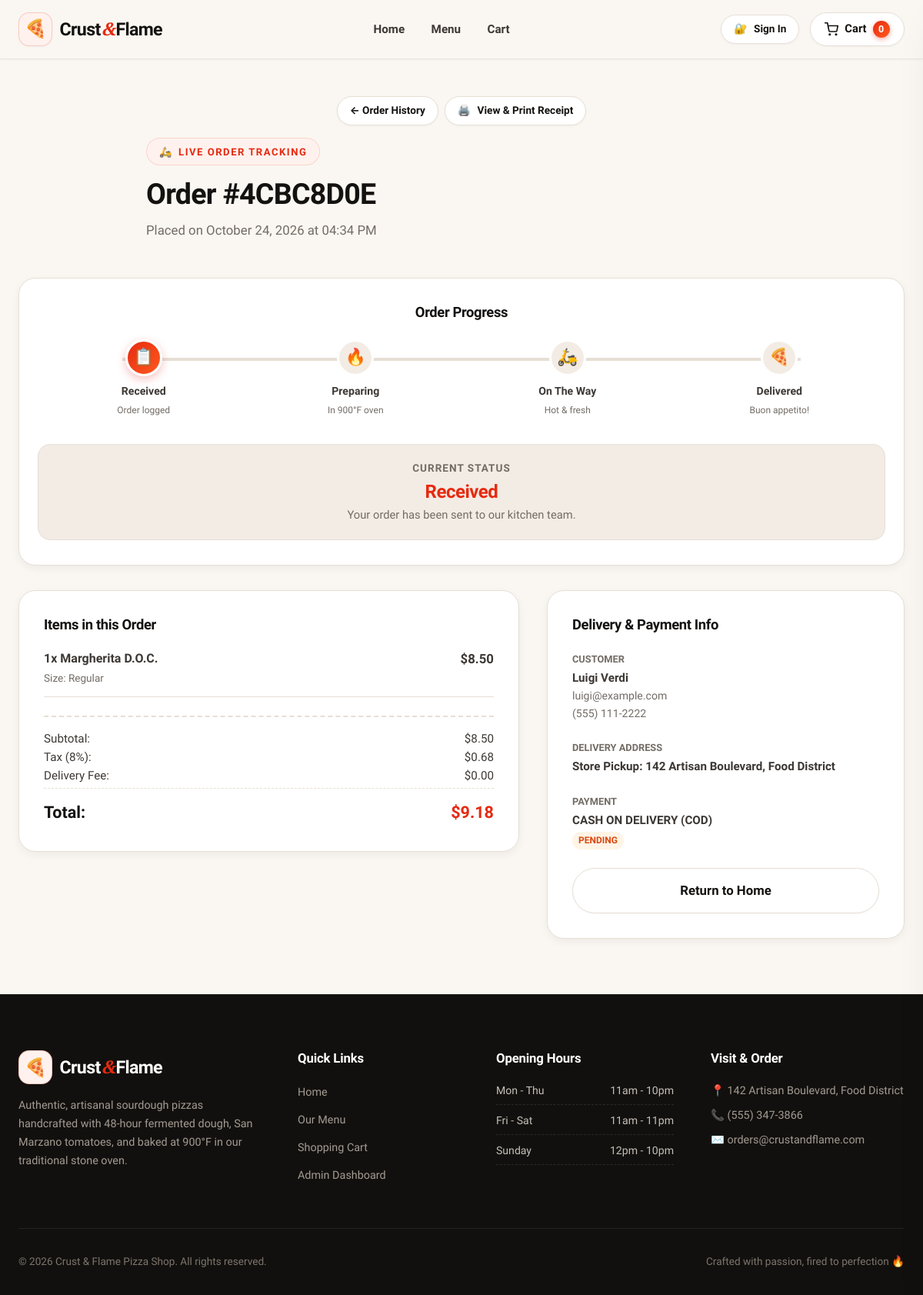
The page /orders/9 on the database its author committed.
### app/models/order.py (models this page shows, shortened)
class Order(Base):
    __tablename__ = "orders"
    id = Column(Integer, primary_key=True, index=True)
    order_number = Column(String(36), unique=True, index=True, default=lambda: str(uuid.uuid4())[:8].upper())
    user_id = Column(Integer, ForeignKey("users.id", ondelete="SET NULL"), nullable=True)
    customer_name = Column(String(100), nullable=False)
    customer_email = Column(String(100), nullable=False)
    customer_phone = Column(String(30), nullable=True)
    address = Column(Text, nullable=False)
    delivery_notes = Column(Text, nullable=True)
    subtotal = Column(Float, default=0.0)
    tax = Column(Float, default=0.0)
    delivery_fee = Column(Float, default=0.0)
    discount = Column(Float, default=0.0)
    tip_amount = Column(Float, default=0.0)
    total = Column(Float, default=0.0)
    coupon_code = Column(String(50), nullable=True)
    points_earned = Column(Integer, default=0)
    points_redeemed = Column(Integer, default=0)
    order_type = Column(String(20), default="delivery")  # 'delivery' or 'pickup'
    payment_method = Column(String(30), default="cod")  # 'cod', 'card', 'online'
    payment_status = Column(String(30), default="pending")  # 'pending', 'paid', 'refunded'
    status = Column(String(50), default="Received")  # 'Received', 'Preparing', 'Out for Delivery', 'Delivered', 'Cancelled'
    created_at = Column(DateTime, default=datetime.utcnow)
    updated_at = Column(DateTime, default=datetime.utcnow, onupdate=datetime.utcnow)
    user = relationship("User", back_populates="orders")
    items = relationship("OrderItem", back_populates="order", cascade="all, delete-orphan")

class OrderItem(Base):
    __tablename__ = "order_items"
    id = Column(Integer, primary_key=True, index=True)
    order_id = Column(Integer, ForeignKey("orders.id", ondelete="CASCADE"), nullable=False)
    menu_item_id = Column(Integer, ForeignKey("menu_items.id"), nullable=True)
    pizza_id = Column(Integer, nullable=True)  # legacy column support
    crust_id = Column(Integer, ForeignKey("crusts.id"), nullable=True)
    size = Column(String(20), default="Regular")  # Small, Medium, Large, Regular
    quantity = Column(Integer, default=1)
    price = Column(Float, nullable=False, default=0.0)  # legacy column & price
    unit_price = Column(Float, nullable=True, default=0.0)
    line_total = Column(Float, default=0.0)
    special_instructions = Column(String(200), nullable=True)
    order = relationship("Order", back_populates="items")
    menu_item = relationship("MenuItem", foreign_keys=[menu_item_id], back_populates="order_items")
    crust = relationship("Crust")
    toppings = relationship("OrderItemTopping", back_populates="order_item", cascade="all, delete-orphan")

### app/models/menu.py (models this page shows, shortened)
class MenuItem(Base):
    __tablename__ = "menu_items"
    id = Column(Integer, primary_key=True, index=True)
    name = Column(String(100), unique=True, nullable=False)
    slug = Column(String(100), unique=True, index=True, nullable=False)
    description = Column(Text, default="")
    base_price = Column(Float, nullable=False)
    category_id = Column(Integer, ForeignKey("categories.id"), nullable=False)
    image_filename = Column(String(255), default="default_pizza.jpeg")
    is_vegetarian = Column(Boolean, default=False)
    is_spicy = Column(Boolean, default=False)
    is_featured = Column(Boolean, default=False)
    is_available = Column(Boolean, default=True)
    created_at = Column(DateTime, default=datetime.utcnow)
    category = relationship("Category", back_populates="items")
    order_items = relationship("OrderItem", back_populates="menu_item")
    reviews = relationship("Review", back_populates="menu_item", cascade="all, delete-orphan")

### app/routers/orders.py (the view)
@router.get("/orders/{order_id}", response_class=HTMLResponse)
def track_order_page(
    request: Request,
    order_id: int,
    db: Session = Depends(get_db)
):
    user = get_current_user_optional(request, db)
    order = db.query(Order).filter_by(id=order_id).first()
    if not order:
        raise HTTPException(status_code=404, detail="Order not found")
    stages = ["Received", "Preparing", "Out for Delivery", "Delivered"]
    current_index = 0
    if order.status in stages:
        current_index = stages.index(order.status)
    elif order.status == "Cancelled":
        current_index = -1
    return templates.TemplateResponse(
        "orders/track.html",
        {
            "request": request,
            "order": order,
            "stages": stages,
            "current_index": current_index,
            "user": user
        }
    )

### app/templates/orders/track.html (shortened to what this page needs)
{% extends "base.html" %}
{% block content %}
<div style="max-width: 820px; margin: 1.5rem auto 3rem;">
    <div style="display: flex; gap: 0.5rem; justify-content: center; margin-bottom: 1rem;">
      <a href="/profile" class="btn btn-sm btn-secondary">
        &larr; Order History
      </a>
      <a href="/orders/{{ order.id }}/receipt" target="_blank" class="btn btn-sm btn-secondary">
        <span>🖨️</span> View & Print Receipt
      </a>
    </div>
    <div class="section-tag">
      <span>🛵</span> Live Order Tracking
    </div>
    <h1 class="section-title">Order #{{ order.order_number or order.id }}</h1>
    <p class="section-subtitle">
      Placed on {{ order.created_at.strftime('%B %d, %Y at %I:%M %p') }}
    </p>
  </div>
  <div class="cart-card" style="margin-bottom: 2rem; padding: 2rem 1.5rem;">
    <h3 style="font-size: 1.15rem; margin-bottom: 1.5rem; text-align: center;">Order Progress</h3>
    <div style="display: flex; justify-content: space-between; position: relative; margin: 1rem 0 2rem;">
      <div style="position: absolute; top: 24px; left: 10%; right: 10%; height: 4px; background: var(--border-color); z-index: 1;"></div>
      {% set pct = 0 %}
      {% if current_index == 1 %}{% set pct = 33 %}
      {% elif current_index == 2 %}{% set pct = 66 %}
      {% elif current_index == 3 %}{% set pct = 100 %}
      {% endif %}
      <div class="timeline-step" style="position: relative; z-index: 3; text-align: center; flex: 1;">
        <div id="step-node-0" style="width: 48px; height: 48px; border-radius: 50%; margin: 0 auto 0.5rem; display: flex; align-items: center; justify-content: center; font-size: 1.35rem; background: {{ 'var(--gradient-fire)' if current_index >= 0 else 'var(--bg-subtle)' }}; color: #fff; box-shadow: {{ '0 4px 12px rgba(224,49,49,0.3)' if current_index >= 0 else 'none' }}; border: 3px solid #fff;">
          📋
        </div>
        <strong style="display: block; font-size: 0.88rem;">Received</strong>
        <span style="font-size: 0.75rem; color: var(--text-muted);">Order logged</span>
      </div>
      <div class="timeline-step" style="position: relative; z-index: 3; text-align: center; flex: 1;">
        <div id="step-node-1" style="width: 48px; height: 48px; border-radius: 50%; margin: 0 auto 0.5rem; display: flex; align-items: center; justify-content: center; font-size: 1.35rem; background: {{ 'var(--gradient-fire)' if current_index >= 1 else 'var(--bg-subtle)' }}; color: {{ '#fff' if current_index >= 1 else 'var(--text-muted)' }}; box-shadow: {{ '0 4px 12px rgba(224,49,49,0.3)' if current_index >= 1 else 'none' }}; border: 3px solid #fff;">
          🔥
        </div>
        <strong style="display: block; font-size: 0.88rem;">Preparing</strong>
        <span style="font-size: 0.75rem; color: var(--text-muted);">In 900°F oven</span>
      </div>
      <div class="timeline-step" style="position: relative; z-index: 3; text-align: center; flex: 1;">
        <div id="step-node-2" style="width: 48px; height: 48px; border-radius: 50%; margin: 0 auto 0.5rem; display: flex; align-items: center; justify-content: center; font-size: 1.35rem; background: {{ 'var(--gradient-fire)' if current_index >= 2 else 'var(--bg-subtle)' }}; color: {{ '#fff' if current_index >= 2 else 'var(--text-muted)' }}; box-shadow: {{ '0 4px 12px rgba(224,49,49,0.3)' if current_index >= 2 else 'none' }}; border: 3px solid #fff;">
          🛵
        </div>
        <strong style="display: block; font-size: 0.88rem;">On The Way</strong>
        <span style="font-size: 0.75rem; color: var(--text-muted);">Hot & fresh</span>
      </div>
      <div class="timeline-step" style="position: relative; z-index: 3; text-align: center; flex: 1;">
        <div id="step-node-3" style="width: 48px; height: 48px; border-radius: 50%; margin: 0 auto 0.5rem; display: flex; align-items: center; justify-content: center; font-size: 1.35rem; background: {{ 'var(--gradient-fire)' if current_index >= 3 else 'var(--bg-subtle)' }}; color: {{ '#fff' if current_index >= 3 else 'var(--text-muted)' }}; box-shadow: {{ '0 4px 12px rgba(224,49,49,0.3)' if current_index >= 3 else 'none' }}; border: 3px solid #fff;">
          🍕
        </div>
        <strong style="display: block; font-size: 0.88rem;">Delivered</strong>
        <span style="font-size: 0.75rem; color: var(--text-muted);">Buon appetito!</span>
      </div>
    </div>
    <div style="background: var(--bg-subtle); border-radius: var(--radius-md); padding: 1.25rem; text-align: center; border: 1px solid var(--border-color);">
      <p style="font-size: 0.85rem; color: var(--text-muted); text-transform: uppercase; letter-spacing: 1px; font-weight: 700; margin-bottom: 0.25rem;">
        Current Status
      </p>
      <h2 id="live-status-text" style="font-size: 1.5rem; color: var(--primary);">
        {{ order.status }}
      </h2>
      <p id="live-status-desc" style="color: var(--text-muted); font-size: 0.92rem; margin-top: 0.25rem;">
        {% if order.status == 'Received' %}Your order has been sent to our kitchen team.
        {% elif order.status == 'Preparing' %}Our pizzaiolo is stretching the dough and baking in the stone oven.
        {% elif order.status == 'Out for Delivery' %}Our delivery driver is heading to your address right now!
        {% elif order.status == 'Delivered' %}Delivered. We hope you enjoy every bite!
        {% else %}Status updated.{% endif %}
      </p>
    </div>
  </div>
  <div class="cart-layout">
    <div class="cart-card">
      <h3 style="font-size: 1.15rem; margin-bottom: 1.25rem;">Items in this Order</h3>
      <div style="display: flex; flex-direction: column; gap: 0.85rem;">
        {% for it in order.items %}
          <div style="display: flex; justify-content: space-between; align-items: flex-start; padding-bottom: 0.75rem; border-bottom: 1px solid var(--border-color);">
            <div>
              <strong style="font-size: 1rem;">{{ it.quantity }}x {{ it.menu_item.name if it.menu_item else 'Pizza' }}</strong>
              <div style="font-size: 0.85rem; color: var(--text-muted); margin-top: 2px;">
                Size: {{ it.size }}
              </div>
            </div>
            <strong style="font-size: 1.05rem;">${{ '%.2f'|format(it.line_total if it.line_total else it.unit_price * it.quantity) }}</strong>
          </div>
        {% endfor %}
      </div>
      <div style="margin-top: 1.5rem; padding-top: 1rem; border-top: 2px dashed var(--border-color);">
        <div class="summary-row"><span>Subtotal:</span> <span>${{ '%.2f'|format(order.subtotal) }}</span></div>
        <div class="summary-row"><span>Tax (8%):</span> <span>${{ '%.2f'|format(order.tax) }}</span></div>
        <div class="summary-row"><span>Delivery Fee:</span> <span>${{ '%.2f'|format(order.delivery_fee) }}</span></div>
        <div class="summary-row total-row">
          <span>Total:</span>
          <span style="color: var(--primary);">${{ '%.2f'|format(order.total) }}</span>
        </div>
      </div>
    </div>
    <div class="checkout-card">
      <h3 style="font-size: 1.15rem; margin-bottom: 1.25rem;">Delivery & Payment Info</h3>
      <div style="margin-bottom: 1.25rem;">
        <span style="font-size: 0.8rem; text-transform: uppercase; color: var(--text-muted); font-weight: 700;">Customer</span>
        <p style="font-weight: 600; font-size: 0.95rem;">{{ order.customer_name }}</p>
        <p style="font-size: 0.88rem; color: var(--text-muted);">{{ order.customer_email }}</p>
        {% if order.customer_phone %}<p style="font-size: 0.88rem; color: var(--text-muted);">{{ order.customer_phone }}</p>{% endif %}
      </div>
      <div style="margin-bottom: 1.25rem;">
        <span style="font-size: 0.8rem; text-transform: uppercase; color: var(--text-muted); font-weight: 700;">Delivery Address</span>
        <p style="font-weight: 600; font-size: 0.95rem;">{{ order.address }}</p>
      </div>
      <div style="margin-bottom: 1.5rem;">
        <span style="font-size: 0.8rem; text-transform: uppercase; color: var(--text-muted); font-weight: 700;">Payment</span>
        <p style="font-weight: 600; font-size: 0.95rem; text-transform: uppercase;">
          {{ 'Cash on Delivery (COD)' if order.payment_method == 'cod' else 'Card Payment' }}
        </p>
        <span style="display: inline-block; font-size: 0.75rem; font-weight: 700; padding: 2px 8px; border-radius: var(--radius-full); background: {{ 'var(--secondary-soft)' if order.payment_status == 'paid' else '#FFF4E6' }}; color: {{ 'var(--secondary)' if order.payment_status == 'paid' else '#D9480F' }};">
          {{ order.payment_status.upper() }}
        </span>
      </div>
      <a href="/" class="btn btn-secondary btn-lg" style="width: 100%;">
        Return to Home
      </a>
    </div>
  </div>
</div>
{% endblock %}

### rows shown on the page
Order: order_number "4CBC8D0E", created_at "October 24, 2026 at 04:34 PM", status "Received", subtotal "8.50", tax "0.68", delivery_fee "0.00", total "9.18", customer_name "Luigi Verdi", customer_email "luigi@example.com", customer_phone "(555) 111-2222", address "Store Pickup: 142 Artisan Boulevard, Food District", payment_method "CASH ON DELIVERY (COD)", payment_status "PENDING"
OrderItem: quantity "1", menu_item "Margherita D.O.C.", size "Regular", line_total "8.50"
